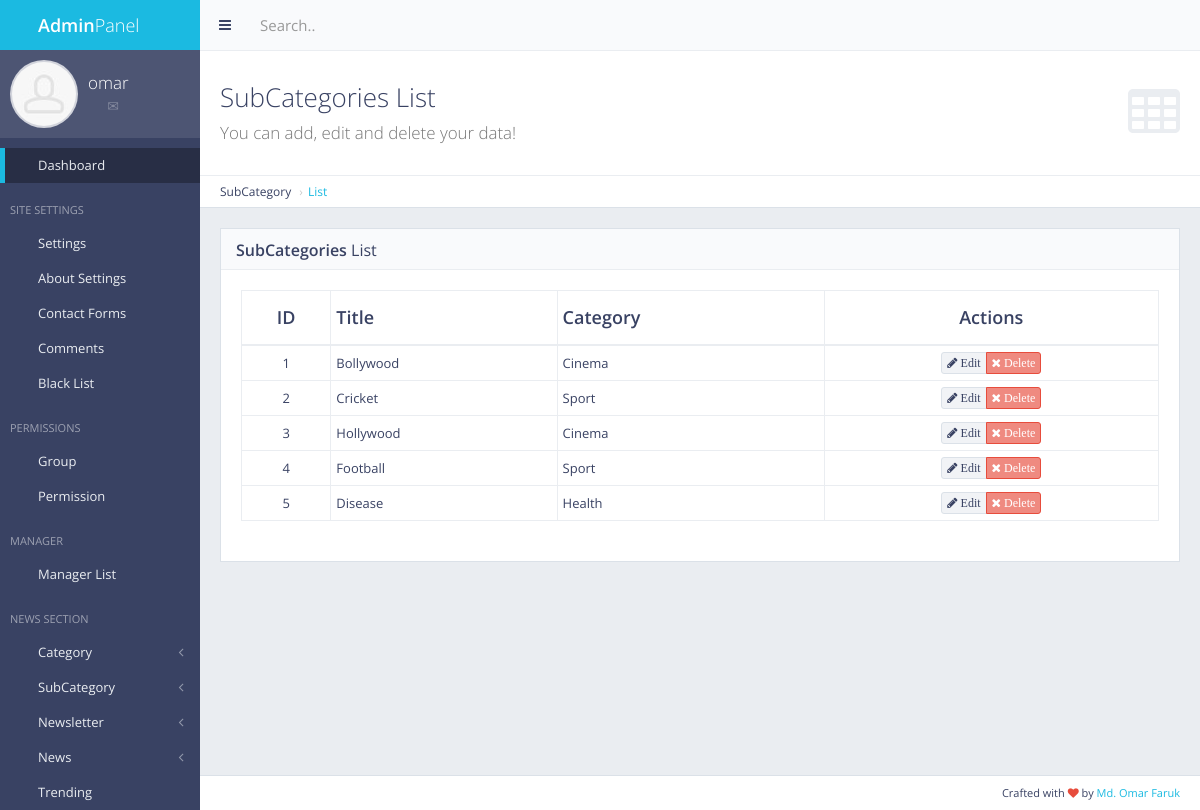
The page /panel/subcategory/list/ (signed in) on the database its author committed.
### subcat/models.py (models this page shows, shortened)
class SubCat(models.Model):
    name = models.CharField(max_length=50)
    catname = models.CharField(max_length=50)  # main category name
    catid = models.IntegerField()

### subcat/views.py (the view)
# urls.py: url(r'^panel/subcategory/list/$', views.subcat_list, name='subcat_list'),   ## Admin Panel Subcategory List
def subcat_list(request):
    if not request.user.is_authenticated:
        return redirect('mylogin')
    subcat = SubCat.objects.all()
    return render(request, 'back/subcat_list.html', {'subcat':subcat})

### main/templatetags/extra_auth.py (called while the page is built)
@register.filter(name='has_group')
def has_group(user, group_name):
    return user.groups.filter(name=group_name).exists()

### main/templates/back/subcat_list.html (shortened to what this page needs)
{% extends 'back/master.html' %}
{% load static %}
{% block mainblock %}
<div class="content-header">
    <div class="header-section">
        <h1>
            <i class="fa fa-table"></i>SubCategories List<br><small>You can add, edit and delete your data!</small>
        </h1>
    </div>
</div>
<ul class="breadcrumb breadcrumb-top">
    <li>SubCategory</li>
    <li><a href="/panel/subcategory/list/">List</a></li>
</ul>
<div class="block full">
    <div class="block-title">
        <h2><strong>SubCategories</strong> List</h2>
    </div>
    <div class="table-responsive">
        <table id="example-datatable" class="table table-vcenter table-condensed table-bordered">
            <thead>
                <tr>
                    <th class="text-center">ID</th>
                    <th>Title</th>
                    <th>Category</th>
                    <th class="text-center">Actions</th>
                </tr>
            </thead>
            <tbody>
                {% for cc in subcat %}
                <tr>
                    <td class="text-center">{{ cc.pk }}</td>
                    <td>{{ cc.name }}</td>
                    <td>{{ cc.catname }}</td>
                    <td class="text-center">
                        <div class="btn-group">
                            <a href="javascript:void(0)" data-toggle="tooltip" title="Edit" class="btn btn-xs btn-default"><i class="fa fa-pencil"> Edit</i></a>
                            <a href="{% url 'news_delete' pk=cc.pk %}" data-toggle="tooltip" title="Delete" class="btn btn-xs btn-danger"><i class="fa fa-times"> Delete</i></a>
                        </div>
                    </td>
                </tr>
                {% endfor %}
            </tbody>
        </table>
    </div>
</div>
{% endblock %}

### main/templates/back/master.html (shortened to what this page needs)
{% load static %}
{% load extra_auth %}
{% if user.is_authenticated %}
<!DOCTYPE html>
 <html class="no-js" lang="en">
    <head>
        <link rel="stylesheet" href="{% static 'back/css/bootstrap.min.css' %}">
        <link rel="stylesheet" href="{% static 'back/css/plugins.css' %}">
        <link rel="stylesheet" href="{% static 'back/css/main.css' %}">
        <link rel="stylesheet" href="{% static 'back/css/themes.css' %}">
    </head>
    <body>
        <div id="page-wrapper">
            <div id="page-container" class="sidebar-partial sidebar-visible-lg sidebar-no-animations">
                <div id="sidebar">
                    <div id="sidebar-scroll">
                        <div class="sidebar-content">
                            <a href="/panel" class="sidebar-brand">
                                <i class="gi gi-flash"></i><span class="sidebar-nav-mini-hide"><strong>Admin</strong>Panel</span>
                            </a>
                            <div class="sidebar-section sidebar-user clearfix sidebar-nav-mini-hide">
                                <div class="sidebar-user-avatar">
                                    <a href="page_ready_user_profile.html">
                                        <img src="{% static 'back/img/placeholders/avatars/avatar2.jpg' %}" alt="avatar">
                                    </a>
                                </div>
                                <div class="sidebar-user-name">{{ request.user }}</div>
                                <div class="sidebar-user-links">
                                    <a href="page_ready_user_profile.html" data-toggle="tooltip" data-placement="bottom" title="Profile"><i class="gi gi-user"></i></a>
                                    <a href="page_ready_inbox.html" data-toggle="tooltip" data-placement="bottom" title="Messages"><i class="gi gi-envelope"></i></a>
                                    <a href="/panel/change/pass/" class="enable-tooltip" data-placement="bottom" title="Settings" ><i class="gi gi-cogwheel"></i></a>
                                    <a href="/logout" data-toggle="tooltip" data-placement="bottom" title="Logout"><i class="gi gi-exit"></i></a>
                                </div>
                            </div>
                        <ul class="sidebar-nav">
                            {% if perms.main.master_user %}
                            <li>
                                <a href="/panel" class=" active"><i class="gi gi-stopwatch sidebar-nav-icon"></i><span class="sidebar-nav-mini-hide">Dashboard</span></a>
                            </li>
                            {% endif %}
                {% if request.user|has_group:"masteruser" %}
                            <li class="sidebar-header">
                                <span class="sidebar-header-options clearfix"><a href="javascript:void(0)" data-toggle="tooltip" title="Quick Settings"><i class="gi gi-settings"></i></a></span>
                                <span class="sidebar-header-title">Site Settings</span>
                            </li>
                                <li>
                                    <a href="/panel/setting/" class=""><i class="gi gi-show_big_thumbnails sidebar-nav-icon"></i><span class="sidebar-nav-mini-hide">Settings</span></a>
                                </li>
                                <li>
                                    <a href="/panel/about/setting/" class=""><i class="gi gi-show_big_thumbnails sidebar-nav-icon"></i><span class="sidebar-nav-mini-hide">About Settings</span></a>
                                </li>
                                <li>
                                    <a href="/panel/contactform/" class=""><i class="gi gi-show_big_thumbnails sidebar-nav-icon"></i><span class="sidebar-nav-mini-hide">Contact Forms</span></a>
                                </li>
                            <li>
                                <a href="/comments/list/" class=""><i class="gi gi-show_big_thumbnails sidebar-nav-icon"></i><span class="sidebar-nav-mini-hide">Comments</span></a>
                            </li>
                        <li>
                            <a href="/blacklist/" class=""><i class="gi gi-show_big_thumbnails sidebar-nav-icon"></i><span class="sidebar-nav-mini-hide">Black List</span></a>
                        </li>
                <li class="sidebar-header">
                    <span class="sidebar-header-options clearfix"><a href="javascript:void(0)" data-toggle="tooltip" title="Quick Settings"><i class="gi gi-settings"></i></a></span>
                    <span class="sidebar-header-title">Permissions</span>
                </li>
                    <li>
                        <a href="/panel/manager/group/" class=""><i class="gi gi-show_big_thumbnails sidebar-nav-icon"></i><span class="sidebar-nav-mini-hide">Group</span></a>
                    </li>
                    <li>
                        <a href="/panel/manager/perms/" class=""><i class="gi gi-show_big_thumbnails sidebar-nav-icon"></i><span class="sidebar-nav-mini-hide">Permission</span></a>
                    </li>
                    <li class="sidebar-header">
                        <span class="sidebar-header-options clearfix"><a href="javascript:void(0)" data-toggle="tooltip" title="Quick Settings"><i class="gi gi-settings"></i></a></span>
                        <span class="sidebar-header-title">Manager</span>
                    </li>
                        <li>
                            <a href="/panel/manager/list/" class=""><i class="gi gi-show_big_thumbnails sidebar-nav-icon"></i><span class="sidebar-nav-mini-hide">Manager List</span></a>
                        </li>
                {% endif %}
                        <li class="sidebar-header">
                            <span class="sidebar-header-options clearfix"><a href="javascript:void(0)" data-toggle="tooltip" title="Quick Settings"><i class="gi gi-settings"></i></a></span>
                            <span class="sidebar-header-title">News Section</span>
                        </li>
                {% if request.user|has_group:"masteruser" %}
                        <li>
                            <a href="#" class="sidebar-nav-menu"><i class="fa fa-angle-left sidebar-nav-indicator sidebar-nav-mini-hide"></i><i class="gi gi-show_big_thumbnails sidebar-nav-icon"></i><span class="sidebar-nav-mini-hide">Category</span></a>
                        </li>
                        <li>
                            <a href="#" class="sidebar-nav-menu"><i class="fa fa-angle-left sidebar-nav-indicator sidebar-nav-mini-hide"></i><i class="gi gi-show_big_thumbnails sidebar-nav-icon"></i><span class="sidebar-nav-mini-hide">SubCategory</span></a>
                        </li>
                    <li>
                        <a href="#" class="sidebar-nav-menu"><i class="fa fa-angle-left sidebar-nav-indicator sidebar-nav-mini-hide"></i><i class="gi gi-show_big_thumbnails sidebar-nav-icon"></i><span class="sidebar-nav-mini-hide">Newsletter</span></a>
                    </li>
                {% endif %}
                                <li>
                                    <a href="#" class="sidebar-nav-menu"><i class="fa fa-angle-left sidebar-nav-indicator sidebar-nav-mini-hide"></i><i class="gi gi-show_big_thumbnails sidebar-nav-icon"></i><span class="sidebar-nav-mini-hide">News</span></a>
                                </li>
                {% if request.user|has_group:"masteruser" %}
                            <li>
                                <a href="/panel/trending/" class=""><i class="gi gi-show_big_thumbnails sidebar-nav-icon"></i><span class="sidebar-nav-mini-hide">Trending</span></a>
                            </li>
                {% endif %}
                            </ul>
                        </div>
                    </div>
                </div>
                <div id="main-container">
                    <header class="navbar navbar-default">
                        <ul class="nav navbar-nav-custom">
                            <li>
                                <a href="javascript:void(0)" onclick="App.sidebar('toggle-sidebar');this.blur();">
                                    <i class="fa fa-bars fa-fw"></i>
                                </a>
                            </li>
                        </ul>
                        <form action="page_ready_search_results.html" method="post" class="navbar-form-custom">
                            <div class="form-group">
                                <input type="text" id="top-search" name="top-search" class="form-control" placeholder="Search..">
                            </div>
                        </form>
                    </header>
                    <div id="page-content">
                    {% block mainblock %}
                    {% endblock %}
                    </div>
                    <footer class="clearfix">
                        <div class="pull-right">
                            Crafted with <i class="fa fa-heart text-danger"></i> by <a href="" target="_blank">Md. Omar Faruk</a>
                        </div>
                    </footer>
                </div>
            </div>
        </div>
    </body>
</html>
{% else %}
Please Login
{% endif %}

### rows shown on the page
SubCat: pk "1", name "Bollywood", catname "Cinema"
SubCat: pk "2", name "Cricket", catname "Sport"
SubCat: pk "3", name "Hollywood", catname "Cinema"
SubCat: pk "4", name "Football", catname "Sport"
SubCat: pk "5", name "Disease", catname "Health"

### other values the page prints
{{ request.user }} "omar"
